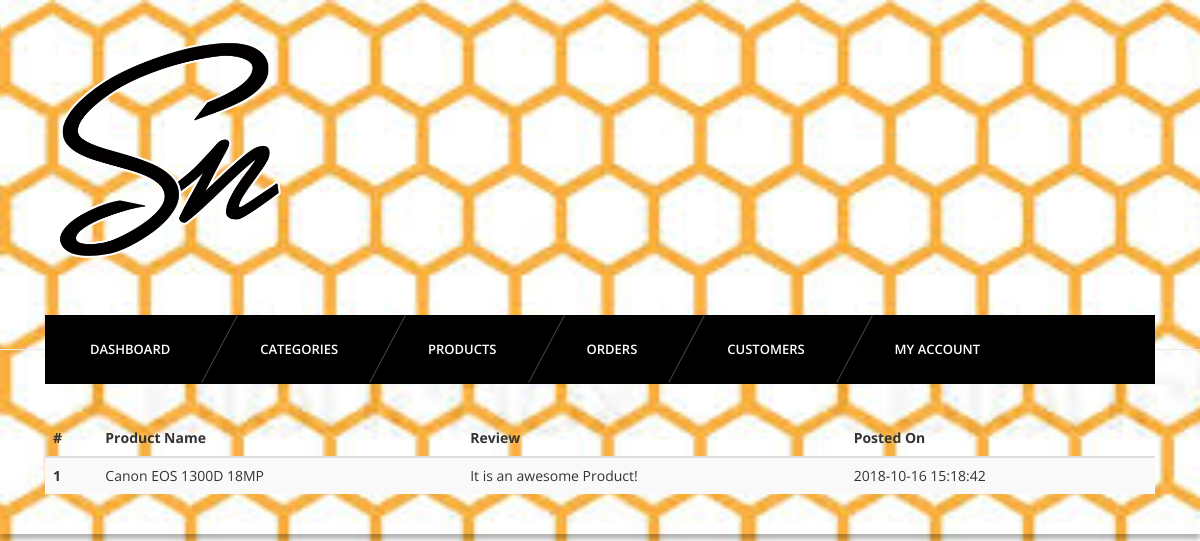
Page /admin/reviews.php (signed in) on the committed database.
### tables this page shows
CREATE TABLE IF NOT EXISTS `reviews` (
  `id` INT(11) NOT NULL AUTO_INCREMENT,
  `pid` INT(11) NOT NULL,
  `uid` INT(11) NOT NULL,
  `review` TEXT NOT NULL,
  `timestamp` DATETIME NOT NULL DEFAULT CURRENT_TIMESTAMP,
  PRIMARY KEY (`id`),
  INDEX `fk_pid_products_id_idx` (`pid` ASC),
  INDEX `fk_uid_users_id_idx` (`uid` ASC),
  CONSTRAINT `fk_reviews_pid_products_id`
    FOREIGN KEY (`pid`)
    REFERENCES `products` (`id`),
  CONSTRAINT `fk_reviews_uid_users_id`
    FOREIGN KEY (`uid`)
    REFERENCES `users` (`id`));

CREATE TABLE IF NOT EXISTS `products` (
  `id` INT(11) NOT NULL AUTO_INCREMENT,
  `name` VARCHAR(255) NOT NULL,
  `catid` INT(11) NOT NULL,
  `price` VARCHAR(255) NOT NULL,
  `thumb` VARCHAR(255) NOT NULL,
  `description` VARCHAR(255) NOT NULL,
  PRIMARY KEY (`id`),
  INDEX `fk_catid_category_id_idx` (`catid` ASC),
  CONSTRAINT `fk_products_catid_category_id`
    FOREIGN KEY (`catid`)
    REFERENCES `category` (`id`));

### admin/reviews.php (the view, shortened to what this page needs)
<?php
require_once '../config/connect.php';
?>
<?php include 'inc/header.php'; ?>
<?php include 'inc/nav.php'; ?>
<section id="content">
    <div class="content-blog">
        <div class="container">
            <table class="table table-striped">
                <thead>
                    <tr>
                        <th>#</th>
                        <th>Product Name</th>
                        <th>Review</th>
                        <th>Posted On</th>
                    </tr>
                </thead>
                <tbody>
                    <?php
                    $sql = "SELECT r.id, p.name, r.review, r.`timestamp` FROM reviews r JOIN products p WHERE r.pid=p.id";
                    $res = mysqli_query($connection, $sql);
                    while ($r = mysqli_fetch_assoc($res)) {
                        ?>
                        <tr>
                            <th scope="row"><?php echo $r['id']; ?></th>
                            <td><?php echo substr($r['name'], 0, 20); ?></td>
                            <td><?php echo $r['review']; ?></td>
                            <td><?php echo $r['timestamp']; ?></td>
                            <?php
                        } ?>
                </tbody>
            </table>
        </div>
    </div>
</section>

### assets/css/light.css (style rules this page uses)
body { background-color:#fff; }

### rows in the picture
reviews: id "1", pid.name "Canon EOS 1300D 18MP", review "It is an awesome Product!", timestamp "2018-10-16 15:18:42"
